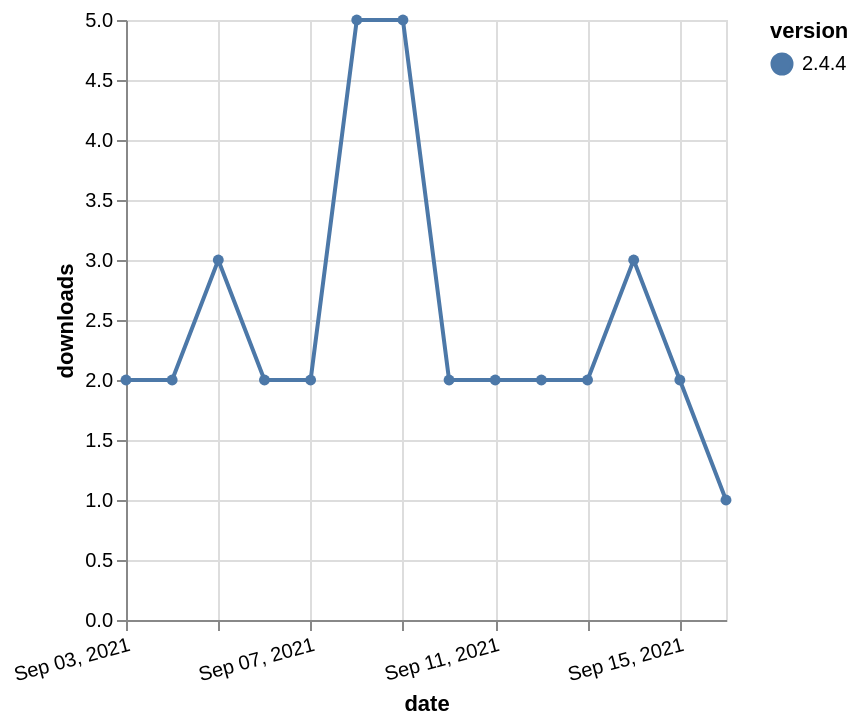

Vega-Lite specification stored for this chart:
### Vega-Lite specification from a JSON file in a GitHub repository (floating-point values rounded to 4 significant figures)
{"$schema": "https://vega.github.io/schema/vega-lite/v5.json", "description": "A simple bar chart with embedded data.", "data": {"values": [{"date": "2021-09-03", "total": 3957, "delta": 2, "version": "2.4.4"}, {"date": "2021-09-04", "total": 3959, "delta": 2, "version": "2.4.4"}, {"date": "2021-09-05", "total": 3962, "delta": 3, "version": "2.4.4"}, {"date": "2021-09-06", "total": 3964, "delta": 2, "version": "2.4.4"}, {"date": "2021-09-07", "total": 3966, "delta": 2, "version": "2.4.4"}, {"date": "2021-09-08", "total": 3971, "delta": 5, "version": "2.4.4"}, {"date": "2021-09-09", "total": 3976, "delta": 5, "version": "2.4.4"}, {"date": "2021-09-10", "total": 3978, "delta": 2, "version": "2.4.4"}, {"date": "2021-09-11", "total": 3980, "delta": 2, "version": "2.4.4"}, {"date": "2021-09-12", "total": 3982, "delta": 2, "version": "2.4.4"}, {"date": "2021-09-13", "total": 3984, "delta": 2, "version": "2.4.4"}, {"date": "2021-09-14", "total": 3987, "delta": 3, "version": "2.4.4"}, {"date": "2021-09-15", "total": 3989, "delta": 2, "version": "2.4.4"}, {"date": "2021-09-16", "total": 3990, "delta": 1, "version": "2.4.4"}]}, "width": "container", "mark": {"type": "line", "point": {"filled": true}}, "encoding": {"x": {"field": "date", "type": "temporal", "timeUnit": "yearmonthdate", "title": "date", "axis": {"labelAngle": -15}}, "y": {"field": "delta", "type": "quantitative", "title": "downloads"}, "color": {"field": "version", "type": "nominal"}, "tooltip": {"field": "delta"}}}
